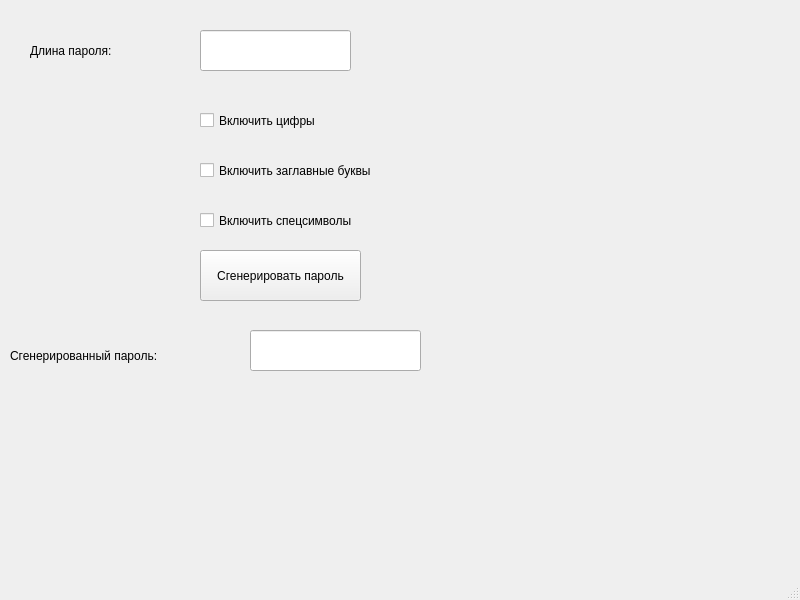
<?xml version="1.0" encoding="UTF-8"?>
<ui version="4.0">
 <class>MainWindow</class>
 <widget class="QMainWindow" name="MainWindow">
  <property name="geometry">
   <rect>
    <x>0</x>
    <y>0</y>
    <width>800</width>
    <height>600</height>
   </rect>
  </property>
  <property name="windowTitle">
   <string>MainWindow</string>
  </property>
  <widget class="QWidget" name="centralwidget">
   <widget class="QLabel" name="label">
    <property name="geometry">
     <rect>
      <x>30</x>
      <y>0</y>
      <width>211</width>
      <height>101</height>
     </rect>
    </property>
    <property name="text">
     <string>Длина пароля:</string>
    </property>
   </widget>
   <widget class="QLineEdit" name="lengthInput">
    <property name="geometry">
     <rect>
      <x>200</x>
      <y>30</y>
      <width>151</width>
      <height>41</height>
     </rect>
    </property>
   </widget>
   <widget class="QCheckBox" name="includeNumbers">
    <property name="geometry">
     <rect>
      <x>200</x>
      <y>90</y>
      <width>281</width>
      <height>61</height>
     </rect>
    </property>
    <property name="text">
     <string>Включить цифры</string>
    </property>
   </widget>
   <widget class="QCheckBox" name="includeUppercase">
    <property name="geometry">
     <rect>
      <x>200</x>
      <y>140</y>
      <width>411</width>
      <height>61</height>
     </rect>
    </property>
    <property name="text">
     <string>Включить заглавные буквы</string>
    </property>
   </widget>
   <widget class="QCheckBox" name="includeSpecial">
    <property name="geometry">
     <rect>
      <x>200</x>
      <y>190</y>
      <width>351</width>
      <height>61</height>
     </rect>
    </property>
    <property name="text">
     <string>Включить спецсимволы</string>
    </property>
   </widget>
   <widget class="QPushButton" name="generateButton">
    <property name="geometry">
     <rect>
      <x>200</x>
      <y>250</y>
      <width>161</width>
      <height>51</height>
     </rect>
    </property>
    <property name="text">
     <string>Сгенерировать пароль</string>
    </property>
   </widget>
   <widget class="QLabel" name="label_2">
    <property name="geometry">
     <rect>
      <x>10</x>
      <y>320</y>
      <width>221</width>
      <height>71</height>
     </rect>
    </property>
    <property name="text">
     <string>Сгенерированный пароль:</string>
    </property>
   </widget>
   <widget class="QLineEdit" name="resultOutput">
    <property name="geometry">
     <rect>
      <x>250</x>
      <y>330</y>
      <width>171</width>
      <height>41</height>
     </rect>
    </property>
    <property name="readOnly">
     <bool>true</bool>
    </property>
   </widget>
  </widget>
  <widget class="QMenuBar" name="menubar">
   <property name="geometry">
    <rect>
     <x>0</x>
     <y>0</y>
     <width>800</width>
     <height>21</height>
    </rect>
   </property>
  </widget>
  <widget class="QStatusBar" name="statusbar"/>
 </widget>
 <resources/>
 <connections/>
</ui>
